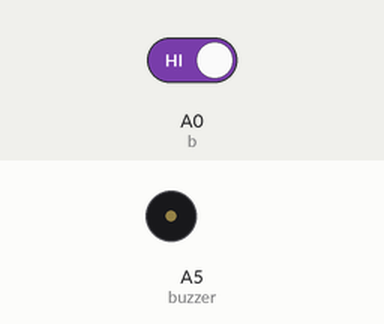
The sketch below on a simulated Arduino Uno, built with avr-gcc and run on an emulated ATmega328P. On the bench: buzzer (waves = sounding, pin HIGH). The test bench sets the inputs (shaded band); at power-on: A0 (b) HIGH.

Above: at 1.2 s.
1.3 s: A0 (b) driven LOW
At 4.2 s:
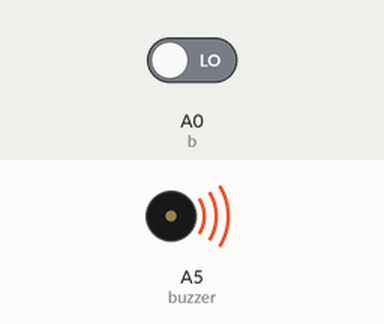
Timing chart, 0 to 10.3 s (numbered marks = the images above; inputs shaded):
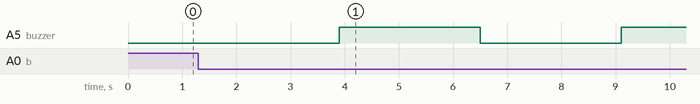

Measured:
- after the input at 1.3 s, A5 (buzzer): LOW → HIGH after 2.6 s, → LOW 2.6 s later, → HIGH 2.6 s later

The sketch:

Buzzer-C_kasus2.ino
```cpp
int buzzer=A5;
int i;
int b=A0;

void setup(){
 pinMode(buzzer,OUTPUT);
 pinMode(b,INPUT);
}
void
loop(){
if (digitalRead(b)==LOW){
 for (i=0; i<=255; i+=5){
    analogWrite(buzzer,i);
    delay(100);
  }
}
else
digitalWrite(buzzer,LOW);

}
```
